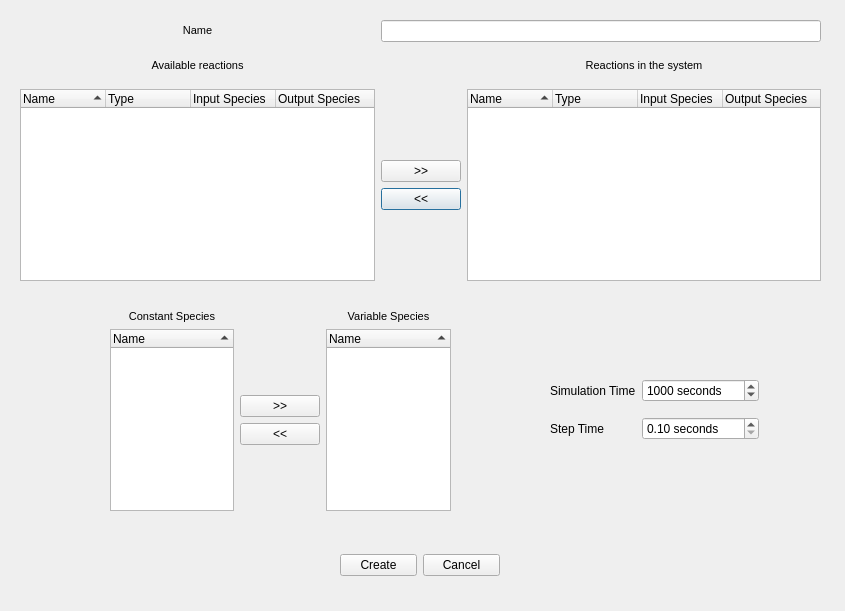
<?xml version="1.0" encoding="UTF-8"?>
<ui version="4.0">
 <class>systemDialog</class>
 <widget class="QDialog" name="systemDialog">
  <property name="geometry">
   <rect>
    <x>0</x>
    <y>0</y>
    <width>845</width>
    <height>611</height>
   </rect>
  </property>
  <property name="windowTitle">
   <string>System Creation</string>
  </property>
  <property name="windowIcon">
   <iconset>
    <normaloff>bio2012.ico</normaloff>bio2012.ico</iconset>
  </property>
  <widget class="QWidget" name="gridLayoutWidget">
   <property name="geometry">
    <rect>
     <x>20</x>
     <y>20</y>
     <width>801</width>
     <height>261</height>
    </rect>
   </property>
   <layout class="QGridLayout" name="speciesToComplex_selectionGrid">
    <item row="0" column="0">
     <widget class="QLabel" name="label_3">
      <property name="text">
       <string>&lt;!DOCTYPE HTML PUBLIC &quot;-//W3C//DTD HTML 4.0//EN&quot; &quot;http://www.w3.org/TR/REC-html40/strict.dtd&quot;&gt;
&lt;html&gt;&lt;head&gt;&lt;meta name=&quot;qrichtext&quot; content=&quot;1&quot; /&gt;&lt;style type=&quot;text/css&quot;&gt;
p, li { white-space: pre-wrap; }
&lt;/style&gt;&lt;/head&gt;&lt;body style=&quot; font-family:'MS Shell Dlg 2'; font-size:8.25pt; font-weight:400; font-style:normal;&quot;&gt;
&lt;p align=&quot;center&quot; style=&quot; margin-top:0px; margin-bottom:0px; margin-left:0px; margin-right:0px; -qt-block-indent:0; text-indent:0px;&quot;&gt;&lt;span style=&quot; font-size:8pt;&quot;&gt;Name&lt;/span&gt;&lt;/p&gt;&lt;/body&gt;&lt;/html&gt;</string>
      </property>
     </widget>
    </item>
    <item row="0" column="1" colspan="2">
     <widget class="QLineEdit" name="system_name"/>
    </item>
    <item row="1" column="2">
     <widget class="QLabel" name="label">
      <property name="text">
       <string>&lt;!DOCTYPE HTML PUBLIC &quot;-//W3C//DTD HTML 4.0//EN&quot; &quot;http://www.w3.org/TR/REC-html40/strict.dtd&quot;&gt;
&lt;html&gt;&lt;head&gt;&lt;meta name=&quot;qrichtext&quot; content=&quot;1&quot; /&gt;&lt;style type=&quot;text/css&quot;&gt;
p, li { white-space: pre-wrap; }
&lt;/style&gt;&lt;/head&gt;&lt;body style=&quot; font-family:'MS Shell Dlg 2'; font-size:8.25pt; font-weight:400; font-style:normal;&quot;&gt;
&lt;p align=&quot;center&quot; style=&quot; margin-top:0px; margin-bottom:0px; margin-left:0px; margin-right:0px; -qt-block-indent:0; text-indent:0px;&quot;&gt;&lt;span style=&quot; font-size:8pt;&quot;&gt;Reactions in the system&lt;/span&gt;&lt;/p&gt;&lt;/body&gt;&lt;/html&gt;</string>
      </property>
     </widget>
    </item>
    <item row="1" column="0">
     <widget class="QLabel" name="label_4">
      <property name="text">
       <string>&lt;!DOCTYPE HTML PUBLIC &quot;-//W3C//DTD HTML 4.0//EN&quot; &quot;http://www.w3.org/TR/REC-html40/strict.dtd&quot;&gt;
&lt;html&gt;&lt;head&gt;&lt;meta name=&quot;qrichtext&quot; content=&quot;1&quot; /&gt;&lt;style type=&quot;text/css&quot;&gt;
p, li { white-space: pre-wrap; }
&lt;/style&gt;&lt;/head&gt;&lt;body style=&quot; font-family:'MS Shell Dlg 2'; font-size:8.25pt; font-weight:400; font-style:normal;&quot;&gt;
&lt;p align=&quot;center&quot; style=&quot; margin-top:0px; margin-bottom:0px; margin-left:0px; margin-right:0px; -qt-block-indent:0; text-indent:0px;&quot;&gt;&lt;span style=&quot; font-size:8pt;&quot;&gt;Available reactions&lt;/span&gt;&lt;/p&gt;&lt;/body&gt;&lt;/html&gt;</string>
      </property>
     </widget>
    </item>
    <item row="2" column="0" rowspan="4">
     <widget class="QTreeWidget" name="list_reactions_available">
      <property name="horizontalScrollBarPolicy">
       <enum>Qt::ScrollBarAlwaysOff</enum>
      </property>
      <property name="autoScroll">
       <bool>false</bool>
      </property>
      <property name="alternatingRowColors">
       <bool>true</bool>
      </property>
      <property name="horizontalScrollMode">
       <enum>QAbstractItemView::ScrollPerItem</enum>
      </property>
      <property name="rootIsDecorated">
       <bool>false</bool>
      </property>
      <property name="itemsExpandable">
       <bool>false</bool>
      </property>
      <property name="sortingEnabled">
       <bool>true</bool>
      </property>
      <property name="allColumnsShowFocus">
       <bool>false</bool>
      </property>
      <property name="headerHidden">
       <bool>false</bool>
      </property>
      <property name="expandsOnDoubleClick">
       <bool>false</bool>
      </property>
      <attribute name="headerVisible">
       <bool>true</bool>
      </attribute>
      <attribute name="headerCascadingSectionResizes">
       <bool>false</bool>
      </attribute>
      <attribute name="headerDefaultSectionSize">
       <number>85</number>
      </attribute>
      <attribute name="headerHighlightSections">
       <bool>false</bool>
      </attribute>
      <attribute name="headerMinimumSectionSize">
       <number>25</number>
      </attribute>
      <column>
       <property name="text">
        <string>Name</string>
       </property>
      </column>
      <column>
       <property name="text">
        <string>Type</string>
       </property>
      </column>
      <column>
       <property name="text">
        <string>Input Species</string>
       </property>
      </column>
      <column>
       <property name="text">
        <string>Output Species</string>
       </property>
      </column>
     </widget>
    </item>
    <item row="2" column="2" rowspan="4">
     <widget class="QTreeWidget" name="list_reactions_in_system">
      <property name="horizontalScrollBarPolicy">
       <enum>Qt::ScrollBarAlwaysOff</enum>
      </property>
      <property name="autoScroll">
       <bool>false</bool>
      </property>
      <property name="alternatingRowColors">
       <bool>true</bool>
      </property>
      <property name="horizontalScrollMode">
       <enum>QAbstractItemView::ScrollPerItem</enum>
      </property>
      <property name="rootIsDecorated">
       <bool>false</bool>
      </property>
      <property name="itemsExpandable">
       <bool>false</bool>
      </property>
      <property name="sortingEnabled">
       <bool>true</bool>
      </property>
      <property name="allColumnsShowFocus">
       <bool>false</bool>
      </property>
      <property name="headerHidden">
       <bool>false</bool>
      </property>
      <property name="expandsOnDoubleClick">
       <bool>false</bool>
      </property>
      <attribute name="headerVisible">
       <bool>true</bool>
      </attribute>
      <attribute name="headerCascadingSectionResizes">
       <bool>false</bool>
      </attribute>
      <attribute name="headerDefaultSectionSize">
       <number>85</number>
      </attribute>
      <attribute name="headerHighlightSections">
       <bool>false</bool>
      </attribute>
      <attribute name="headerMinimumSectionSize">
       <number>25</number>
      </attribute>
      <column>
       <property name="text">
        <string>Name</string>
       </property>
      </column>
      <column>
       <property name="text">
        <string>Type</string>
       </property>
      </column>
      <column>
       <property name="text">
        <string>Input Species</string>
       </property>
      </column>
      <column>
       <property name="text">
        <string>Output Species</string>
       </property>
      </column>
     </widget>
    </item>
    <item row="4" column="1">
     <widget class="QPushButton" name="button_remove">
      <property name="text">
       <string>&lt;&lt;</string>
      </property>
     </widget>
    </item>
    <item row="3" column="1">
     <widget class="QPushButton" name="button_add">
      <property name="text">
       <string>&gt;&gt;</string>
      </property>
     </widget>
    </item>
   </layout>
  </widget>
  <widget class="QWidget" name="horizontalLayoutWidget">
   <property name="geometry">
    <rect>
     <x>340</x>
     <y>540</y>
     <width>160</width>
     <height>51</height>
    </rect>
   </property>
   <layout class="QHBoxLayout" name="horizontalLayout">
    <item>
     <widget class="QPushButton" name="button_create_system">
      <property name="text">
       <string>Create</string>
      </property>
     </widget>
    </item>
    <item>
     <widget class="QPushButton" name="button_cancel">
      <property name="text">
       <string>Cancel</string>
      </property>
     </widget>
    </item>
   </layout>
  </widget>
  <widget class="QWidget" name="gridLayoutWidget_2">
   <property name="geometry">
    <rect>
     <x>110</x>
     <y>310</y>
     <width>341</width>
     <height>201</height>
    </rect>
   </property>
   <layout class="QGridLayout" name="speciesToVar">
    <item row="1" column="0" rowspan="4">
     <widget class="QTreeWidget" name="list_constant_species">
      <property name="horizontalScrollBarPolicy">
       <enum>Qt::ScrollBarAlwaysOff</enum>
      </property>
      <property name="autoScroll">
       <bool>false</bool>
      </property>
      <property name="alternatingRowColors">
       <bool>true</bool>
      </property>
      <property name="horizontalScrollMode">
       <enum>QAbstractItemView::ScrollPerItem</enum>
      </property>
      <property name="rootIsDecorated">
       <bool>false</bool>
      </property>
      <property name="itemsExpandable">
       <bool>false</bool>
      </property>
      <property name="sortingEnabled">
       <bool>true</bool>
      </property>
      <property name="allColumnsShowFocus">
       <bool>false</bool>
      </property>
      <property name="headerHidden">
       <bool>false</bool>
      </property>
      <property name="expandsOnDoubleClick">
       <bool>false</bool>
      </property>
      <attribute name="headerVisible">
       <bool>true</bool>
      </attribute>
      <attribute name="headerCascadingSectionResizes">
       <bool>false</bool>
      </attribute>
      <attribute name="headerDefaultSectionSize">
       <number>85</number>
      </attribute>
      <attribute name="headerHighlightSections">
       <bool>false</bool>
      </attribute>
      <attribute name="headerMinimumSectionSize">
       <number>25</number>
      </attribute>
      <column>
       <property name="text">
        <string>Name</string>
       </property>
      </column>
     </widget>
    </item>
    <item row="3" column="1">
     <widget class="QPushButton" name="button_remove_specie">
      <property name="text">
       <string>&lt;&lt;</string>
      </property>
     </widget>
    </item>
    <item row="2" column="1">
     <widget class="QPushButton" name="button_add_specie">
      <property name="text">
       <string>&gt;&gt;</string>
      </property>
     </widget>
    </item>
    <item row="0" column="0">
     <widget class="QLabel" name="label_5">
      <property name="text">
       <string>&lt;!DOCTYPE HTML PUBLIC &quot;-//W3C//DTD HTML 4.0//EN&quot; &quot;http://www.w3.org/TR/REC-html40/strict.dtd&quot;&gt;
&lt;html&gt;&lt;head&gt;&lt;meta name=&quot;qrichtext&quot; content=&quot;1&quot; /&gt;&lt;style type=&quot;text/css&quot;&gt;
p, li { white-space: pre-wrap; }
&lt;/style&gt;&lt;/head&gt;&lt;body style=&quot; font-family:'MS Shell Dlg 2'; font-size:8.25pt; font-weight:400; font-style:normal;&quot;&gt;
&lt;p align=&quot;center&quot; style=&quot; margin-top:0px; margin-bottom:0px; margin-left:0px; margin-right:0px; -qt-block-indent:0; text-indent:0px;&quot;&gt;&lt;span style=&quot; font-size:8pt;&quot;&gt;Constant Species&lt;/span&gt;&lt;/p&gt;&lt;/body&gt;&lt;/html&gt;</string>
      </property>
     </widget>
    </item>
    <item row="0" column="2">
     <widget class="QLabel" name="label_6">
      <property name="text">
       <string>&lt;!DOCTYPE HTML PUBLIC &quot;-//W3C//DTD HTML 4.0//EN&quot; &quot;http://www.w3.org/TR/REC-html40/strict.dtd&quot;&gt;
&lt;html&gt;&lt;head&gt;&lt;meta name=&quot;qrichtext&quot; content=&quot;1&quot; /&gt;&lt;style type=&quot;text/css&quot;&gt;
p, li { white-space: pre-wrap; }
&lt;/style&gt;&lt;/head&gt;&lt;body style=&quot; font-family:'MS Shell Dlg 2'; font-size:8.25pt; font-weight:400; font-style:normal;&quot;&gt;
&lt;p align=&quot;center&quot; style=&quot; margin-top:0px; margin-bottom:0px; margin-left:0px; margin-right:0px; -qt-block-indent:0; text-indent:0px;&quot;&gt;&lt;span style=&quot; font-size:8pt;&quot;&gt;Variable Species&lt;/span&gt;&lt;/p&gt;&lt;/body&gt;&lt;/html&gt;</string>
      </property>
     </widget>
    </item>
    <item row="1" column="2" rowspan="4">
     <widget class="QTreeWidget" name="list_variable_species">
      <property name="horizontalScrollBarPolicy">
       <enum>Qt::ScrollBarAlwaysOff</enum>
      </property>
      <property name="autoScroll">
       <bool>false</bool>
      </property>
      <property name="alternatingRowColors">
       <bool>true</bool>
      </property>
      <property name="horizontalScrollMode">
       <enum>QAbstractItemView::ScrollPerItem</enum>
      </property>
      <property name="rootIsDecorated">
       <bool>false</bool>
      </property>
      <property name="itemsExpandable">
       <bool>false</bool>
      </property>
      <property name="sortingEnabled">
       <bool>true</bool>
      </property>
      <property name="allColumnsShowFocus">
       <bool>false</bool>
      </property>
      <property name="headerHidden">
       <bool>false</bool>
      </property>
      <property name="expandsOnDoubleClick">
       <bool>false</bool>
      </property>
      <attribute name="headerVisible">
       <bool>true</bool>
      </attribute>
      <attribute name="headerCascadingSectionResizes">
       <bool>false</bool>
      </attribute>
      <attribute name="headerDefaultSectionSize">
       <number>85</number>
      </attribute>
      <attribute name="headerHighlightSections">
       <bool>false</bool>
      </attribute>
      <attribute name="headerMinimumSectionSize">
       <number>25</number>
      </attribute>
      <column>
       <property name="text">
        <string>Name</string>
       </property>
      </column>
     </widget>
    </item>
   </layout>
  </widget>
  <widget class="QWidget" name="gridLayoutWidget_3">
   <property name="geometry">
    <rect>
     <x>550</x>
     <y>370</y>
     <width>209</width>
     <height>80</height>
    </rect>
   </property>
   <layout class="QGridLayout" name="gridLayout_2">
    <item row="1" column="1">
     <widget class="QDoubleSpinBox" name="stepSimBox">
      <property name="suffix">
       <string> seconds</string>
      </property>
      <property name="minimum">
       <double>0.100000000000000</double>
      </property>
      <property name="maximum">
       <double>10000.000000000000000</double>
      </property>
      <property name="singleStep">
       <double>0.100000000000000</double>
      </property>
      <property name="value">
       <double>0.100000000000000</double>
      </property>
     </widget>
    </item>
    <item row="0" column="0">
     <widget class="QLabel" name="label_2">
      <property name="text">
       <string>Simulation Time</string>
      </property>
     </widget>
    </item>
    <item row="1" column="0">
     <widget class="QLabel" name="label_7">
      <property name="text">
       <string>Step Time</string>
      </property>
     </widget>
    </item>
    <item row="0" column="1">
     <widget class="QDoubleSpinBox" name="endSimBox">
      <property name="suffix">
       <string> seconds</string>
      </property>
      <property name="decimals">
       <number>0</number>
      </property>
      <property name="minimum">
       <double>5.000000000000000</double>
      </property>
      <property name="maximum">
       <double>10000.000000000000000</double>
      </property>
      <property name="singleStep">
       <double>10.000000000000000</double>
      </property>
      <property name="value">
       <double>1000.000000000000000</double>
      </property>
     </widget>
    </item>
   </layout>
  </widget>
 </widget>
 <resources/>
 <connections/>
</ui>
